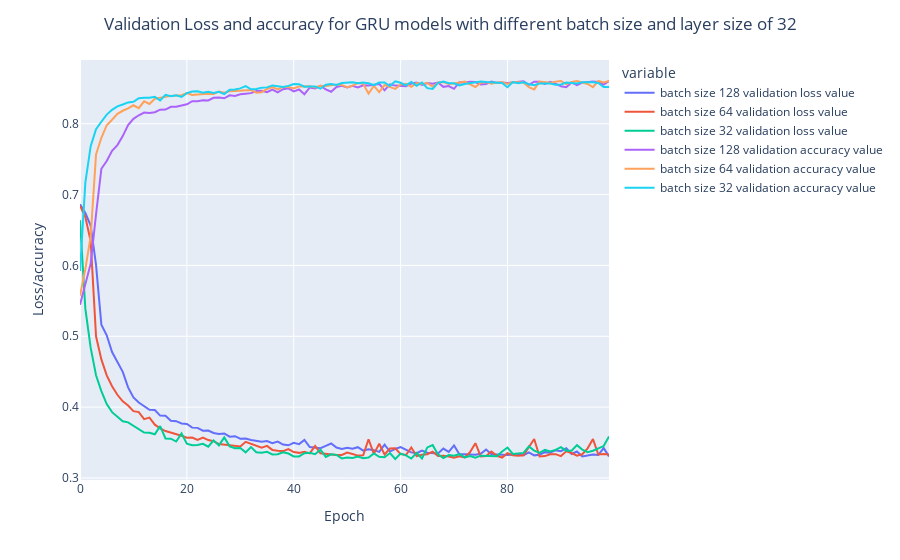

Notebook code cell kept with this figure:
### Code cell
import plotly.express as px
fig = px.line(x=range(0, len(history_32_GRU_128['val_loss'])), y=[history_32_GRU_128['val_loss'], history_32_GRU_64['val_loss'], history_32_GRU_32['val_loss'], history_32_GRU_128['val_accuracy'], history_32_GRU_64['val_accuracy'], history_32_GRU_32['val_accuracy']])
fig.data[0].name = "batch size 128 validation loss value"
fig.data[1].name = "batch size 64 validation loss value"
fig.data[2].name = "batch size 32 validation loss value"
fig.data[3].name = "batch size 128 validation accuracy value"
fig.data[4].name = "batch size 64 validation accuracy value"
fig.data[5].name = "batch size 32 validation accuracy value"
fig.layout.title.text = "Validation Loss and accuracy for GRU models with different batch size and layer size of 32"
fig.layout.title.x = .5
fig.layout.yaxis.title.text = "Loss/accuracy"
fig.layout.xaxis.title.text = "Epoch"

fig.show()
